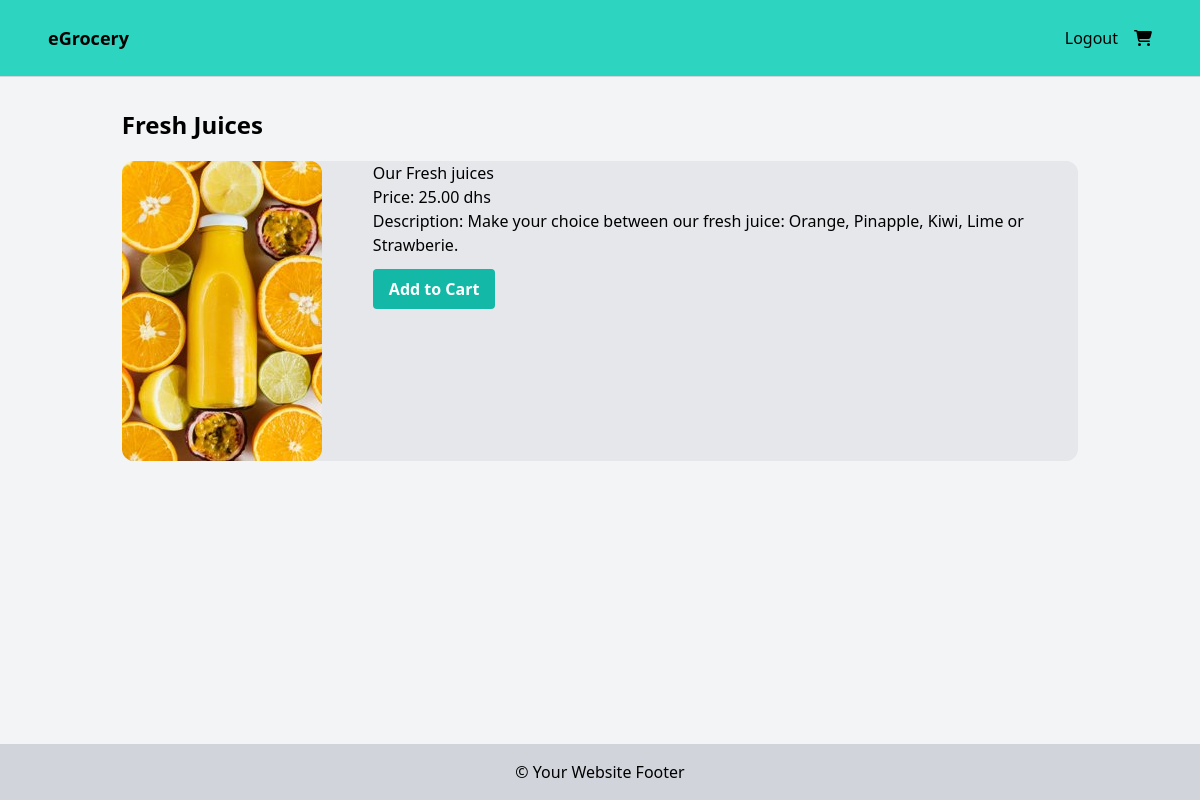
Page /category/fresh-juices/ (signed in) on the committed database.
### products/models.py (models this page shows, shortened)
class Category(models.Model):
    name = models.CharField(max_length=150)
    slug = models.SlugField()
    image = models.ImageField(upload_to='category_images/', blank=True, null=True)
    class Meta:
        verbose_name_plural = 'Categories'
        ordering = ('name',)

class Product(models.Model):
    UNIT_CHOICES = (
        ('each', 'Each'),
        ('kg', 'kilogram'),
        ('g', 'gram'),
    )
    category = models.ForeignKey(Category, related_name='products', on_delete=models.CASCADE)
    name = models.CharField(max_length=250)
    unit = models.CharField(max_length=10, choices=UNIT_CHOICES, default='each')
    slug = models.SlugField()
    description = models.TextField(blank=True, max_length=250, null=True)
    price = models.DecimalField(max_digits=10, decimal_places=2)
    created_at = models.DateTimeField(auto_now_add=True)
    image = models.ImageField(upload_to='media/', blank=True, null=True)
    thumbnail = models.ImageField(upload_to='media/', blank=True, null=True)
    quantity = models.DecimalField(max_digits=10, decimal_places=2, blank=True, null=True)
    class Meta:
        ordering = ('-created_at',)

### products/views.py (the view)
# urls.py: path('category/<slug:slug>/', views.category_detail, name='category_detail'),
def category_detail(request, slug):
    category = get_object_or_404(Category, slug=slug)
    products = category.products.all()
    context = {
        'category': category,
        'products': products
    }
    return render(request, 'category_detail.html', context)

### templates/category_detail.html
{% extends 'base.html' %}
{% block content %}
    <h1 class="mb-5 text-2xl font-bold">{{ category.name }}</h1>
    {% for product in products %}
        <div class="flex mb-4 bg-gray-200 rounded-xl">
            <div class="w-1/4">
                {% if product.image %}
                    <img src="{{ product.thumbnail.url }}" alt="{{ product.name }} Image" class="max-w-full h-auto rounded-xl">
                {% endif %}
            </div>
            <div class="w-3/4 ml-4">
                <h3>{{ product.name }}</h3>
                <p>Price: {{ product.price }} dhs</p>
                <p>Description: {{ product.description }}</p>
                <button class="mt-3 bg-teal-500 hover:bg-blue-700 text-white font-bold py-2 px-4 rounded">
                    Add to Cart
                </button>
            </div>
        </div>
    {% empty %}
        <p>No products available for this category.</p>
    {% endfor %}
{% endblock %}

### rows in the picture
Category: name "Fresh Juices"
Product: thumbnail (picture), name "Our Fresh juices", price "25.00", description "Make your choice between our fresh juice: Orange, Pinapple, Kiwi, Lime or Strawberie."
